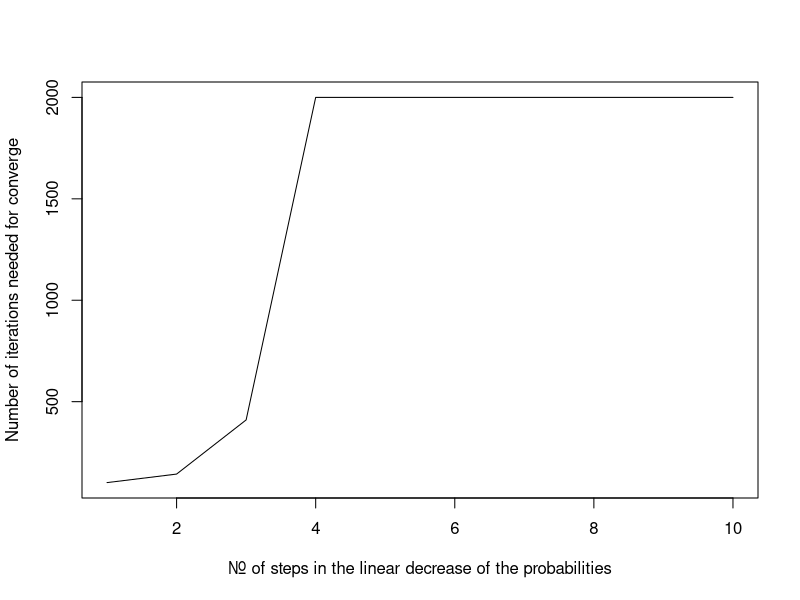

The R script that drew this image:
# Nr of categories of X and Y
n <- 3
m <- 3

set.seed(2019)
# Create the joint conditional mmatrix
probs <- runif(n*m-1)/(n*m-1)
probs <- c(probs,1 - sum(probs))
probs <- rep(1/(n*m),n*m)
df <- as.data.frame(matrix(probs, n * m, ncol = n, nrow = m))
colnames(df) <- 1:n
rownames(df) <- 1:m
origin_df <- df
origin_df

# Container to keep the iterations needed to check how the choice of the probabilities 
#influence the speed of the convergence
iterations_needed <- c()
nr_run <- 10

for(k in 1:nr_run){
  # Decrease sequentially the given values
  break_df <- df
  break_df[1,1] <- origin_df[1,1] - k*(origin_df[1,1] - 1e-15)/nr_run
  break_df[1,3] <- origin_df[1,3] - k*(origin_df[1,3] - 1e-15)/nr_run
  break_df[2,2] <- origin_df[2,2] - k*(origin_df[2,2] - 1e-15)/nr_run
  break_df[3,1] <- origin_df[3,1] - k*(origin_df[3,1] - 1e-15)/nr_run
  break_df[3,2] <- origin_df[3,2] - k*(origin_df[3,2] - 1e-15)/nr_run
  
  break_df <- break_df/sum(break_df)
  
  df <- break_df
  # Define the translation matrices
  xy <- df/rowSums(df)
  yx <- t(df)/rowSums(t(df))
  
  sample_size <- 2000
  nr_its <- c()
  
  x <- c(sample(1:3, 1))
  y <- c()
  # Do the Gibbs sampling
  for(i in 1:sample_size){
    y <- c(y, sample(rownames(yx), 1, prob = yx[x[length(x)],]))
    x <- c(x, sample(rownames(xy), 1, prob = xy[y[length(y)],]))
    
    # check for convergence
    if(length(x) > 100){
      new_table <- data.frame(as.numeric(x[2:length(x)]),as.numeric(y))
      crit <- max(abs(table(new_table)/i - origin_df)) < 0.05
      if(crit) {
        nr_its <- c(nr_its, i)
        break
      }
    }
    
    if(i == sample_size) nr_its <- c(nr_its, i)
  }
  
  iterations_needed <- c(iterations_needed, nr_its)
  nr_its <- 0
}

plot(iterations_needed, type = "l", xlab = "Nr. of steps in the linear decrease of the probabilities", ylab = "Number of iterations needed for converge")